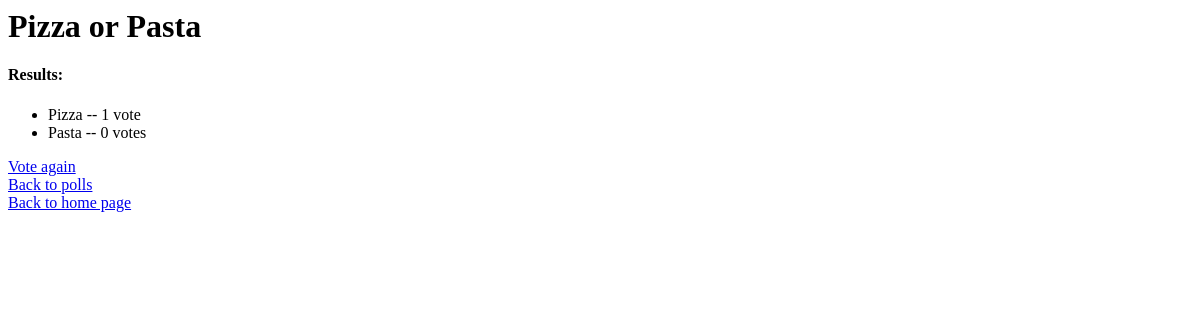
Before: /polls/5/results with the older database file.
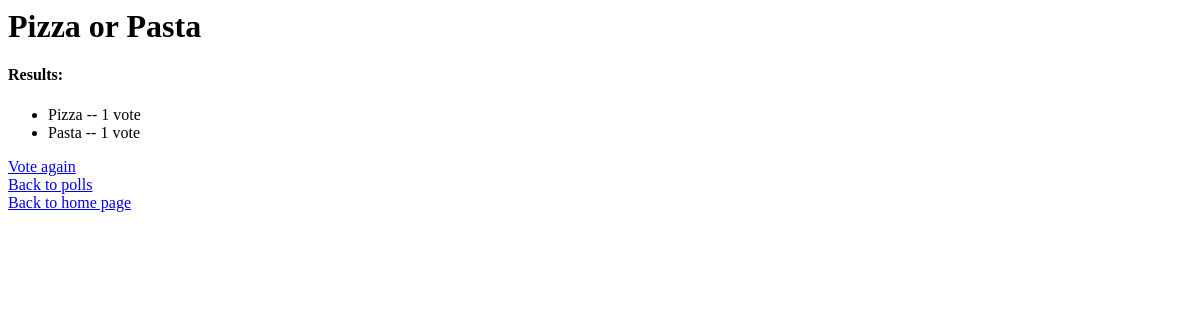
After: the same page with the newer database file.
### polls/models.py (models this page shows, shortened)
class Choice(models.Model):
    question = models.ForeignKey(Question, on_delete=models.CASCADE)
    choice_text = models.CharField(max_length=250)
    votes = models.IntegerField(default=0)

### polls/views.py (the view)
# urls.py: path('<int:pk>/results', views.ResultsView.as_view(), name='results'),
class ResultsView(generic.DetailView):
    template_name = 'polls/results.html'
    model = Question

### polls/templates/polls/results.html (shortened to what this page needs)
<h1>{{ question.question_text }}</h1>
<h4> Results:</h4>
<ul>
{% for choice in question.choice_set.all %}
    <li>{{ choice.choice_text }} -- {{ choice.votes }} vote{{ choice.votes|pluralize }}</li>
{% endfor %}
</ul>
<a href="{% url 'polls:detail' question.id %}">Vote again </a>
<a href="{% url 'polls:index' %}">Back to polls</a>
<a href="/">Back to home page</a>

Changed rows visible on the page:
changed Choice "Pasta": votes "0" → "1"
